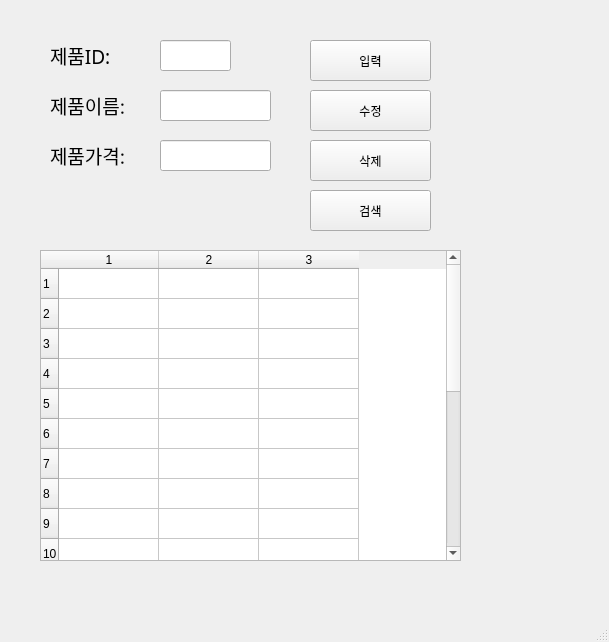
<?xml version="1.0" encoding="UTF-8"?>
<ui version="4.0">
 <class>MainWindow</class>
 <widget class="QMainWindow" name="MainWindow">
  <property name="geometry">
   <rect>
    <x>100</x>
    <y>150</y>
    <width>609</width>
    <height>642</height>
   </rect>
  </property>
  <property name="windowTitle">
   <string>MainWindow</string>
  </property>
  <widget class="QWidget" name="centralwidget">
   <widget class="QLabel" name="label">
    <property name="geometry">
     <rect>
      <x>50</x>
      <y>40</y>
      <width>91</width>
      <height>31</height>
     </rect>
    </property>
    <property name="font">
     <font>
      <family>맑은 고딕</family>
      <pointsize>14</pointsize>
     </font>
    </property>
    <property name="text">
     <string>제품ID:</string>
    </property>
   </widget>
   <widget class="QLabel" name="label_2">
    <property name="geometry">
     <rect>
      <x>50</x>
      <y>90</y>
      <width>101</width>
      <height>31</height>
     </rect>
    </property>
    <property name="font">
     <font>
      <family>맑은 고딕</family>
      <pointsize>14</pointsize>
     </font>
    </property>
    <property name="text">
     <string>제품이름:</string>
    </property>
   </widget>
   <widget class="QLabel" name="label_3">
    <property name="geometry">
     <rect>
      <x>50</x>
      <y>140</y>
      <width>101</width>
      <height>31</height>
     </rect>
    </property>
    <property name="font">
     <font>
      <family>맑은 고딕</family>
      <pointsize>14</pointsize>
     </font>
    </property>
    <property name="text">
     <string>제품가격:</string>
    </property>
   </widget>
   <widget class="QLineEdit" name="prodID">
    <property name="geometry">
     <rect>
      <x>160</x>
      <y>40</y>
      <width>71</width>
      <height>31</height>
     </rect>
    </property>
   </widget>
   <widget class="QLineEdit" name="prodName">
    <property name="geometry">
     <rect>
      <x>160</x>
      <y>90</y>
      <width>111</width>
      <height>31</height>
     </rect>
    </property>
   </widget>
   <widget class="QLineEdit" name="prodPrice">
    <property name="geometry">
     <rect>
      <x>160</x>
      <y>140</y>
      <width>111</width>
      <height>31</height>
     </rect>
    </property>
   </widget>
   <widget class="QPushButton" name="pushButton">
    <property name="geometry">
     <rect>
      <x>310</x>
      <y>40</y>
      <width>121</width>
      <height>41</height>
     </rect>
    </property>
    <property name="text">
     <string>입력</string>
    </property>
   </widget>
   <widget class="QPushButton" name="pushButton_2">
    <property name="geometry">
     <rect>
      <x>310</x>
      <y>90</y>
      <width>121</width>
      <height>41</height>
     </rect>
    </property>
    <property name="text">
     <string>수정</string>
    </property>
   </widget>
   <widget class="QPushButton" name="pushButton_3">
    <property name="geometry">
     <rect>
      <x>310</x>
      <y>140</y>
      <width>121</width>
      <height>41</height>
     </rect>
    </property>
    <property name="text">
     <string>삭제</string>
    </property>
   </widget>
   <widget class="QPushButton" name="pushButton_4">
    <property name="geometry">
     <rect>
      <x>310</x>
      <y>190</y>
      <width>121</width>
      <height>41</height>
     </rect>
    </property>
    <property name="text">
     <string>검색</string>
    </property>
   </widget>
   <widget class="QTableWidget" name="tableWidget">
    <property name="geometry">
     <rect>
      <x>40</x>
      <y>250</y>
      <width>421</width>
      <height>311</height>
     </rect>
    </property>
    <property name="rowCount">
     <number>20</number>
    </property>
    <property name="columnCount">
     <number>3</number>
    </property>
    <row/>
    <row/>
    <row/>
    <row/>
    <row/>
    <row/>
    <row/>
    <row/>
    <row/>
    <row/>
    <row/>
    <row/>
    <row/>
    <row/>
    <row/>
    <row/>
    <row/>
    <row/>
    <row/>
    <row/>
    <column/>
    <column/>
    <column/>
   </widget>
  </widget>
  <widget class="QMenuBar" name="menubar">
   <property name="geometry">
    <rect>
     <x>0</x>
     <y>0</y>
     <width>609</width>
     <height>33</height>
    </rect>
   </property>
  </widget>
  <widget class="QStatusBar" name="statusbar"/>
 </widget>
 <resources/>
 <connections>
  <connection>
   <sender>pushButton</sender>
   <signal>clicked()</signal>
   <receiver>MainWindow</receiver>
   <slot>addProduct()</slot>
   <hints>
    <hint type="sourcelabel">
     <x>372</x>
     <y>89</y>
    </hint>
    <hint type="destinationlabel">
     <x>457</x>
     <y>134</y>
    </hint>
   </hints>
  </connection>
  <connection>
   <sender>pushButton_2</sender>
   <signal>clicked()</signal>
   <receiver>MainWindow</receiver>
   <slot>updateProduct()</slot>
   <hints>
    <hint type="sourcelabel">
     <x>379</x>
     <y>144</y>
    </hint>
    <hint type="destinationlabel">
     <x>491</x>
     <y>185</y>
    </hint>
   </hints>
  </connection>
  <connection>
   <sender>pushButton_4</sender>
   <signal>clicked()</signal>
   <receiver>MainWindow</receiver>
   <slot>getProduct()</slot>
   <hints>
    <hint type="sourcelabel">
     <x>375</x>
     <y>246</y>
    </hint>
    <hint type="destinationlabel">
     <x>483</x>
     <y>274</y>
    </hint>
   </hints>
  </connection>
  <connection>
   <sender>pushButton_3</sender>
   <signal>clicked()</signal>
   <receiver>MainWindow</receiver>
   <slot>removeProduct()</slot>
   <hints>
    <hint type="sourcelabel">
     <x>413</x>
     <y>192</y>
    </hint>
    <hint type="destinationlabel">
     <x>480</x>
     <y>229</y>
    </hint>
   </hints>
  </connection>
 </connections>
 <slots>
  <slot>addProduct()</slot>
  <slot>removeProduct()</slot>
  <slot>updateProduct()</slot>
  <slot>getProduct()</slot>
 </slots>
</ui>
